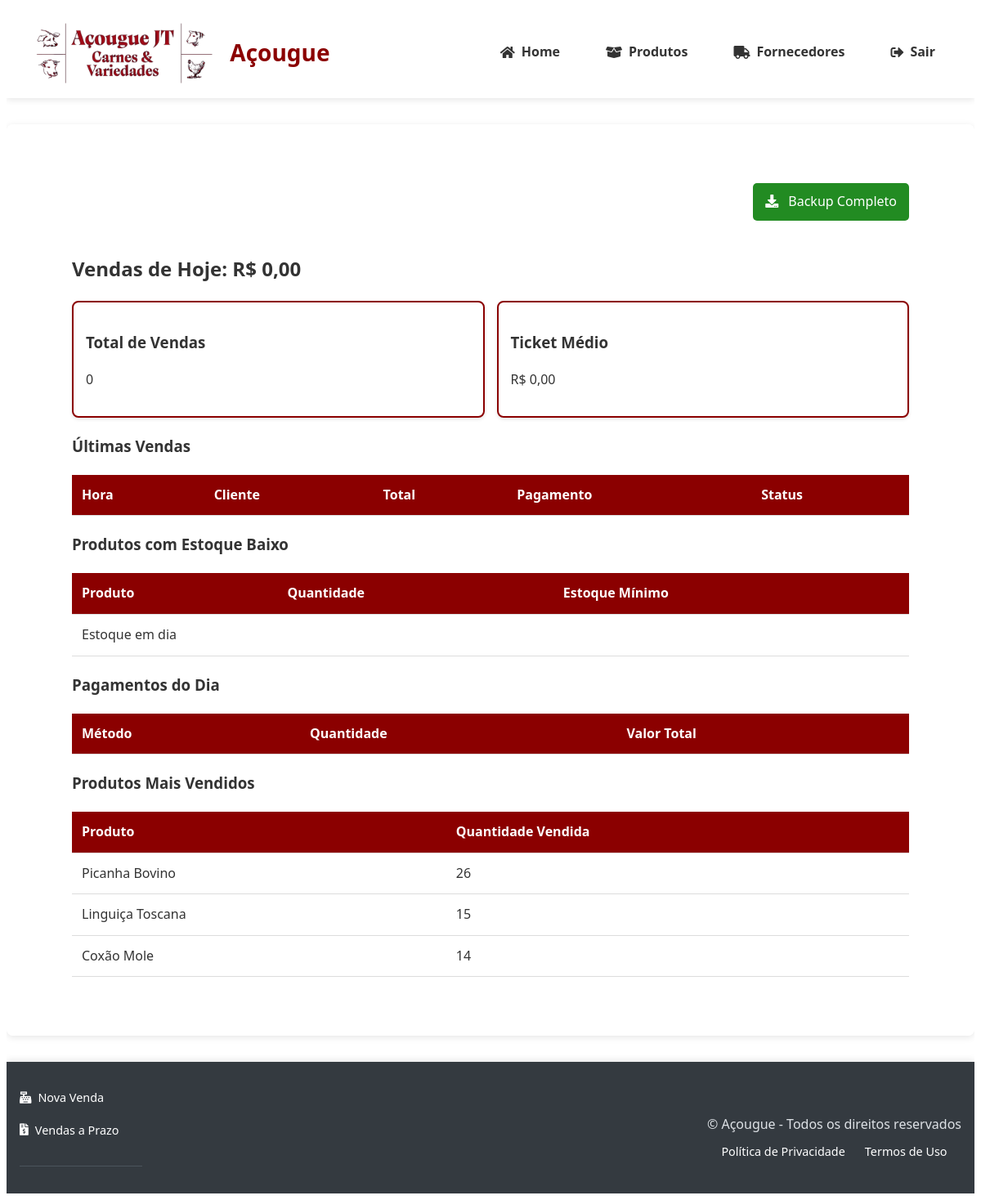
The page /dashboard (signed in) on the database as committed earlier.
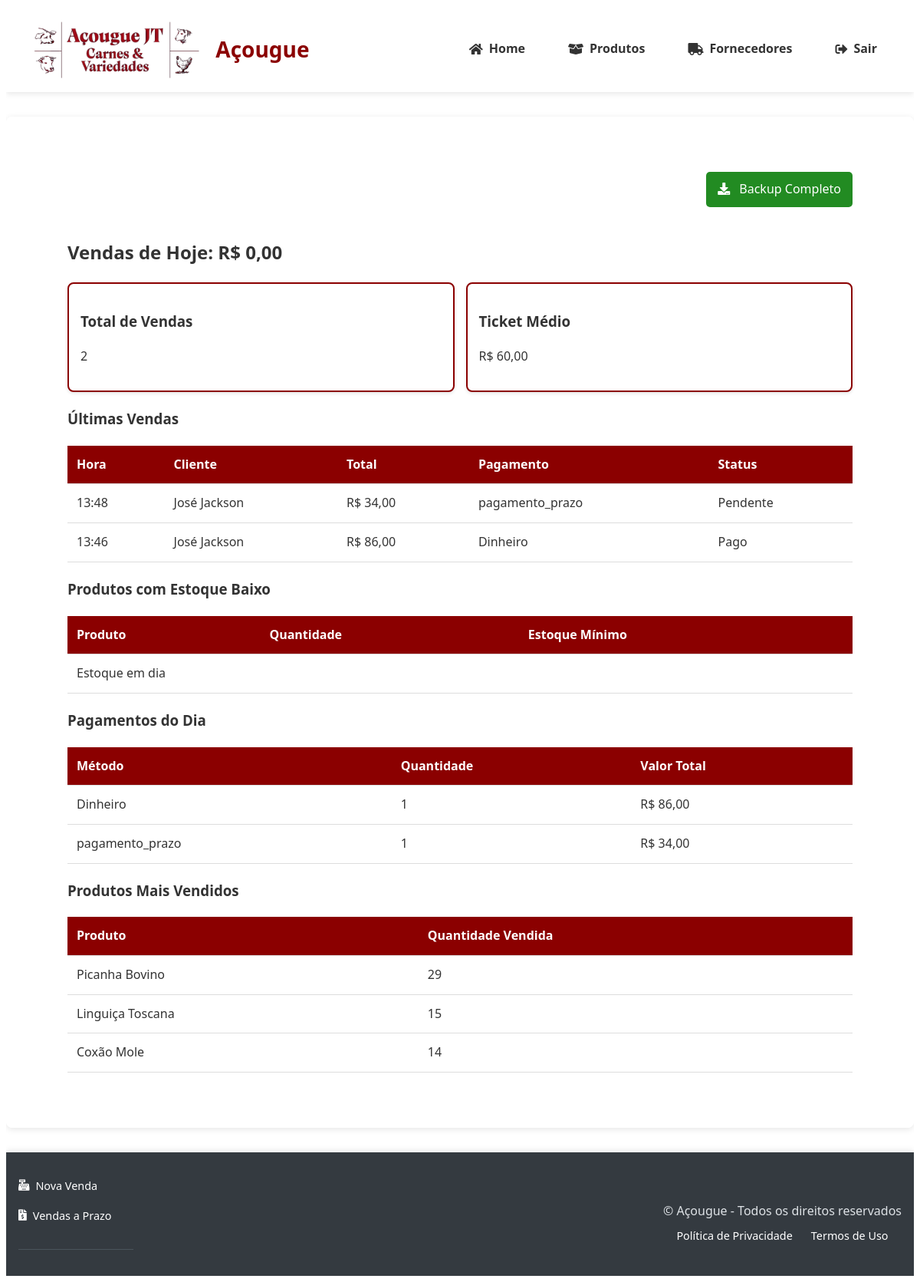
The same page on the database as committed later.
### tables this page shows
CREATE TABLE produtos (
                id INTEGER PRIMARY KEY AUTOINCREMENT,
                nome TEXT NOT NULL,
                descricao TEXT,
                categoria TEXT NOT NULL,
                preco DECIMAL(10,2) NOT NULL,
                quantidade INTEGER NOT NULL,
                estoque_minimo INTEGER DEFAULT 0,
                codigo_barras TEXT UNIQUE,
                foto TEXT,
                fornecedor_id INTEGER REFERENCES fornecedores(id) ON DELETE SET NULL,
                data_validade DATE,
                created_at TIMESTAMP DEFAULT CURRENT_TIMESTAMP,
                updated_at TIMESTAMP DEFAULT CURRENT_TIMESTAMP,
                tipo_venda TEXT NOT NULL DEFAULT 'unidade'
            );

CREATE TABLE vendas (
                id TEXT PRIMARY KEY,
                data TIMESTAMP DEFAULT CURRENT_TIMESTAMP,
                cliente_cpf TEXT,
                cliente_nome TEXT,  
                total DECIMAL(10,2) NOT NULL,
                metodo_pagamento TEXT NOT NULL,
                usuario_id INTEGER NOT NULL REFERENCES users(id) ON DELETE CASCADE,
                status_pagamento TEXT NOT NULL DEFAULT 'pago',
                data_vencimento DATE,
                observacao TEXT
            );

### app.py (the view)
@app.route('/dashboard')
@login_required
def dashboard():
    with get_db_connection() as conn:
        cursor = conn.cursor()
        is_gerente = session['role'] == 'gerente'
        data = {'is_gerente': is_gerente}
        cursor.execute('''
            SELECT
                v.id, v.data, v.cliente_nome as cliente, v.total,
                v.metodo_pagamento, v.status_pagamento
            FROM vendas v
            WHERE DATE(v.data) = DATE('now')
            ORDER BY v.data DESC
        ''')
        data['vendas_hoje'] = [dict(zip([column[0] for column in cursor.description], row))
                       for row in cursor.fetchall()]
        cursor.execute('SELECT SUM(total) as total FROM vendas WHERE DATE(data) = DATE("now")')
        data['total_dia'] = cursor.fetchone()['total'] or 0
        cursor.execute('''
            SELECT nome, quantidade, estoque_minimo
            FROM produtos
            WHERE quantidade < estoque_minimo
            ORDER BY quantidade ASC
        ''')
        data['alertas_estoque'] = cursor.fetchall()
        if is_gerente:
            cursor.execute("SELECT COUNT(*) as total FROM vendas")
            data['total_vendas'] = cursor.fetchone()['total']
            cursor.execute('''
                SELECT
                    COUNT(*) as total_vendas_hoje,
                    SUM(total) as total_receita_hoje,
                    AVG(total) as ticket_medio_hoje
                FROM vendas
                WHERE DATE(data) = DATE('now')
            ''')
            data.update(cursor.fetchone())
            cursor.execute('''
                SELECT metodo_pagamento, COUNT(*) as quantidade,
                       SUM(total) as valor_total
                FROM vendas
                WHERE DATE(data) = DATE('now')
                GROUP BY metodo_pagamento
            ''')
            data['metodos_pagamento'] = cursor.fetchall()
            cursor.execute('''
                SELECT p.nome, SUM(vi.quantidade) as quantidade_vendida
                FROM venda_itens vi
                JOIN produtos p ON vi.produto_id = p.id
                GROUP BY vi.produto_id
                ORDER BY quantidade_vendida DESC
                LIMIT 5
            ''')
            data['top_produtos'] = cursor.fetchall()
        return render_template('dashboard.html', **data)

### app.py (called while the page is built)
def format_datetime(value, format='%d/%m/%Y %H:%M'):
    if value is None:
        return ''
    if isinstance(value, str):
        try:
            value = datetime.strptime(value, '%Y-%m-%d %H:%M:%S')
        except ValueError:
            try:
                value = datetime.strptime(value, '%Y-%m-%d')
            except ValueError:
                return value
    return value.strftime(format)

@app.template_filter('format_currency')
def format_currency(value):
    try:
        return f"R$ {float(value):,.2f}".replace(",", "X").replace(".", ",").replace("X", ".")
    except (ValueError, TypeError):
        return "R$ 0,00"

### banco_dados.py (called while the page is built)
@contextmanager
def get_db_connection():
    conn = sqlite3.connect(DB_PATH)
    conn.row_factory = sqlite3.Row
    conn.execute("PRAGMA foreign_keys = ON")
    try:
        yield conn
    finally:
        conn.close()

### templates/dashboard.html (shortened to what this page needs)
{% extends "base.html" %}
{% block content %}
<div class="dashboard-container">
    {% if is_gerente %}
    <div class="backup-section">
        <a href="{{ url_for('download_backup') }}" class="backup-button">
            <i class="fas fa-download"></i> Backup Completo
        </a>
    </div>
    {% endif %}
    <div class="metricas-principais">
        <h2>Vendas de Hoje: {{ total_dia|format_currency }}</h2>
        <div class="cards">
            <div class="card">
                <h3>Total de Vendas</h3>
                <p>{{ vendas_hoje|length }}</p>
            </div>
            {% if is_gerente %}
            <div class="card">
                <h3>Ticket Médio</h3>
                <p>{{ ticket_medio_hoje|format_currency }}</p>
            </div>
            {% endif %}
        </div>
    </div>
    <section class="vendas-section">
        <h3>Últimas Vendas</h3>
        <table>
            <thead>
                <tr>
                    <th>Hora</th>
                    <th>Cliente</th>
                    <th>Total</th>
                    <th>Pagamento</th>
                    {% if is_gerente %}<th>Status</th>{% endif %}
                </tr>
            </thead>
            <tbody>
                {% for venda in vendas_hoje %}
                <tr>
                    <td>{{ venda.data|format_datetime('%H:%M') }}</td>
                    <td>{{ venda.cliente }}</td>
                    <td>{{ venda.total|format_currency }}</td>
                    <td>{{ venda.metodo_pagamento }}</td>
                    {% if is_gerente %}
                    <td>{{ venda.status_pagamento|capitalize }}</td>
                    {% endif %}
                </tr>
                {% endfor %}
            </tbody>
        </table>
    </section>
    <section class="alertas-section">
        <h3>Produtos com Estoque Baixo</h3>
        <table>
            <thead>
                <tr>
                    <th>Produto</th>
                    <th>Quantidade</th>
                    <th>Estoque Mínimo</th>
                </tr>
            </thead>
            <tbody>
                {% for produto in alertas_estoque %}
                <tr>
                    <td>{{ produto.nome }}</td>
                    <td>{{ produto.quantidade }}</td>
                    <td>{{ produto.estoque_minimo }}</td>
                </tr>
                {% else %}
                <tr>
                    <td colspan="3">Estoque em dia</td>
                </tr>
                {% endfor %}
            </tbody>
        </table>
    </section>
    {% if is_gerente %}
    <section class="metodos-pagamento">
        <h3>Pagamentos do Dia</h3>
        <table>
            <thead>
                <tr>
                    <th>Método</th>
                    <th>Quantidade</th>
                    <th>Valor Total</th>
                </tr>
            </thead>
            <tbody>
                {% for metodo in metodos_pagamento %}
                <tr>
                    <td>{{ metodo.metodo_pagamento }}</td>
                    <td>{{ metodo.quantidade }}</td>
                    <td>{{ metodo.valor_total|format_currency }}</td>
                </tr>
                {% endfor %}
            </tbody>
        </table>
    </section>
    <section class="top-produtos">
        <h3>Produtos Mais Vendidos</h3>
        <table>
            <thead>
                <tr>
                    <th>Produto</th>
                    <th>Quantidade Vendida</th>
                </tr>
            </thead>
            <tbody>
                {% for produto in top_produtos %}
                <tr>
                    <td>{{ produto.nome }}</td>
                    <td>{{ produto.quantidade_vendida }}</td>
                </tr>
                {% else %}
                <tr>
                    <td colspan="2">Sem dados</td>
                </tr>
                {% endfor %}
            </tbody>
        </table>
    </section>
    {% endif %}
</div>
{% endblock %}

Rows that differ between the two databases and show on the page:
added vendas: data "13:48", cliente "José Jackson", total "R$ 34,00", metodo_pagamento "pagamento_prazo", status_pagamento "Pendente"
added vendas: data "13:46", cliente "José Jackson", total "R$ 86,00", metodo_pagamento "Dinheiro", status_pagamento "Pago"
changed produtos "Picanha Bovino": quantidade_vendida "26" → "29"
Other text that changed with them:
{{ vendas_hoje|length }}: "0" → "2"
{{ ticket_medio_hoje|format_currency }}: "R$ 0,00" → "R$ 60,00"
new list line: "Dinheiro 1 R$ 86,00"
new list line: "pagamento_prazo 1 R$ 34,00"
